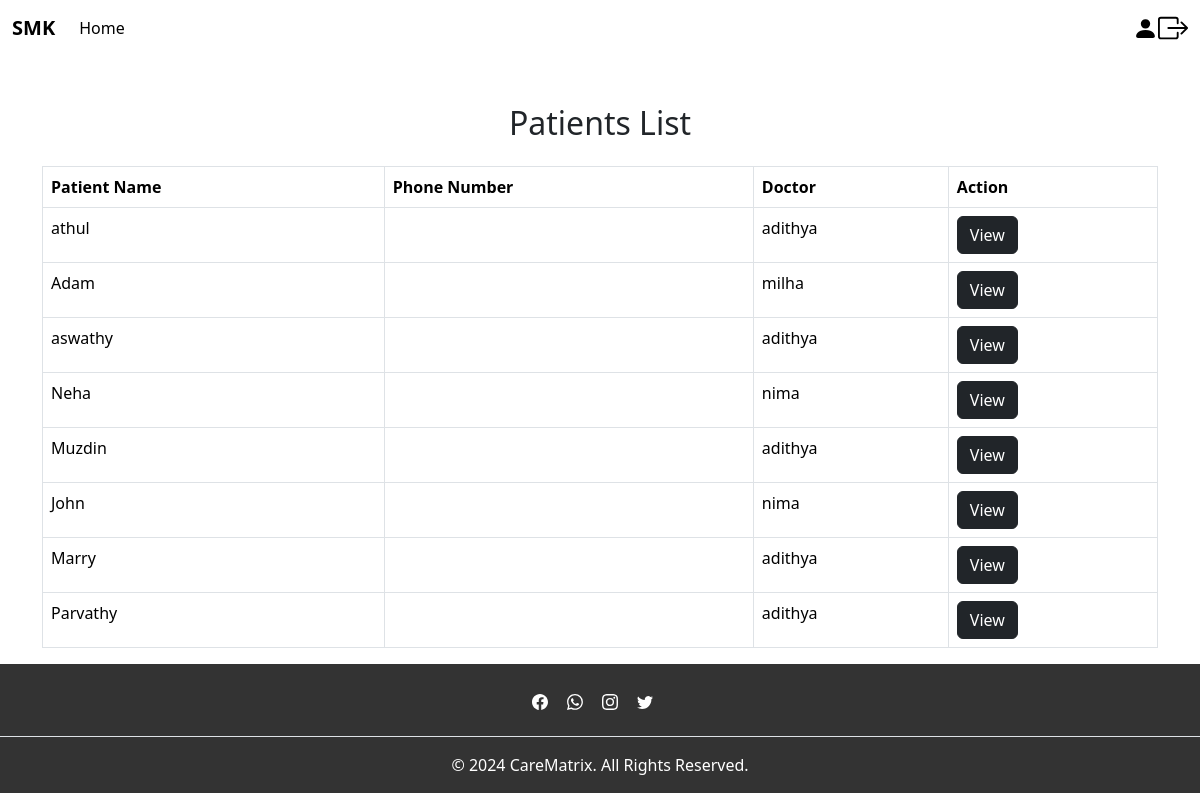
/patients_list, run on an earlier commit of the app's database.
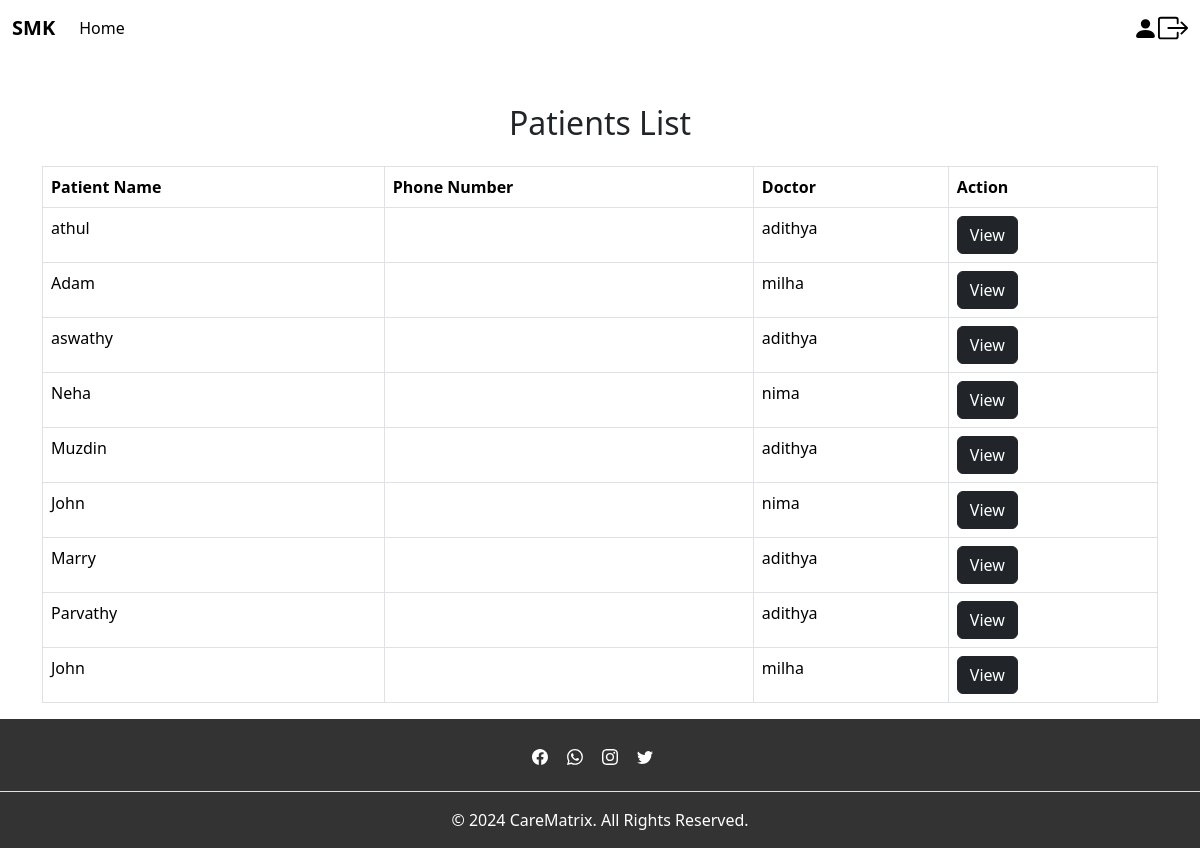
And on a later commit of the database.
### app/models.py (models this page shows)
class PatientConsultation(models.Model):
    doctor = models.ForeignKey(CustomUser, on_delete=models.CASCADE, related_name='consultations_as_doctor')
    user_id = models.ForeignKey(CustomUser,on_delete=models.CASCADE, related_name='consultations_as_patient')
    name = models.CharField(max_length=100)
    age = models.IntegerField(validators=[MinValueValidator(0), MaxValueValidator(120)])
    height = models.IntegerField(null=True, validators=[MinValueValidator(0)])
    weight = models.IntegerField(validators=[MinValueValidator(0)])
    state = models.CharField(max_length=100)
    condition = models.TextField()
    medicine = models.TextField()
    created_at = models.DateTimeField(auto_now_add=True)
    status = models.CharField(null=True,blank=True,max_length=100)
    fees = models.DecimalField(max_digits=10, decimal_places=2, default=0.00)
    amount = models.DecimalField(max_digits=10, decimal_places=2, default=0.00)
    commission = models.DecimalField(max_digits=10, decimal_places=2, default=0.00)
    def __str__(self):
        return self.name

class CustomUser(AbstractUser):
    Phonenumber=models.IntegerField(null=True,blank=True,unique=True)
    Age=models.IntegerField(null=True,blank=True)
    Address=models.CharField(null=True,blank=True,max_length=100)
    DOB=models.DateField(null=True,blank=True)
    usertype=models.CharField(max_length=200)
    Image = models.FileField(null=True, blank=True)

### app/views.py (the view)
# urls.py: path('patients_list',views.patients_list,name='patients_list'),
def patients_list(request):
    consultation1 = PatientConsultation.objects.all()
    print(consultation1)
    return render(request, 'admin/patients_list.html', {'consultation': consultation1})

### template/admin/patients_list.html (shortened to what this page needs)
{% extends 'admin/base_admin.html' %}
{% block content %}
<div class="container mt-5">
    <h2 class="text-center mb-4">Patients List</h2>
    <table class="table table-bordered table-hover">
        <thead class="thead-dark">
            <tr>
                <th>Patient Name</th>
                <th>Phone Number</th>
                <th>Doctor</th>
                <th>Action</th>
            </tr>
        </thead>
        <tbody>
            {% for i in consultation %}
            <tr>
                <td>{{ i.name }}</td>
                <td>{{ i.phone }}</td>
                <td>{{ i.doctor.username }}</td>
                <td>
                    <button type="submit" class="btn btn-dark"><a href="{% url 'patient_details' %}">View</a></button>
                </td>
            </tr>
            {% endfor %}
        </tbody>
    </table>
</div>
{% endblock %}

What changed in the data, as far as the page shows it:
added PatientConsultation: name "John", doctor.username "milha"
